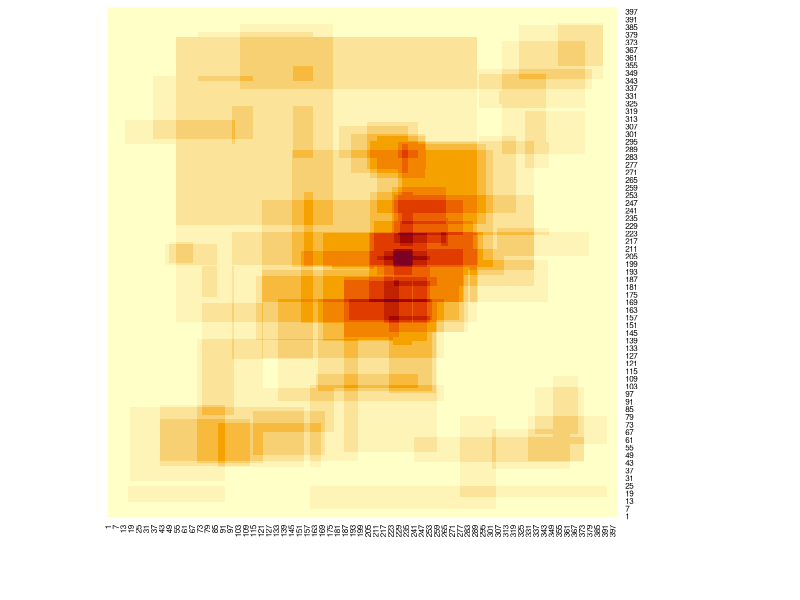

Reproduce this figure in R. (Note: this script raises an error after producing the figure.)
library(dplyr)
library(openxlsx)
library(gplots)
library(ggplot2)

answerstable <- read.csv(file = 'myapp/data/RQ1_corrected.csv', header=TRUE) #importiere das answers file
dfall <- answerstable %>% filter(QUES2SURV_METHOD == "classic" & ANS2SURV_ANSWERED == 1 & QUES_ID == 281)
scenarios <- as.data.frame(table(dfall$QUES_ID))
numberscenarios  <- nrow(scenarios)
for (anz in 1:numberscenarios) {
  actualscenario =as.vector(scenarios[anz,1])
  print (actualscenario)
  scentext <- (paste0("Scenario ", actualscenario))
  #print (actualscenario) 
  df <- answerstable %>% filter(QUES2SURV_METHOD == "classic" & ANS2SURV_ANSWERED == 1 & QUES_ID == actualscenario)# & ACC2SURV_ACCID == "22")
  #print (df)
  numberofanswers <- nrow(df)
  D <- as.data.frame(expand.grid(1:400,1:400))
  D <- cbind(D,0)
  names(D) <- c("x-Achse","y-Achse","Zähler")
  Overall.Scenario.Impact.Uncertainty <- sum(df$uncertaintyIPixel)
  Overall.Scenario.Occurrence.Uncertainty <- sum(df$uncertaintyOPixel)
  max.Scenario.Impact.Uncertainty <- max(df$uncertaintyIPixel)
  min.Scenario.Impact.Uncertainty <- min(df$uncertaintyIPixel)
  max.Scenario.Occurrence.Uncertainty <- max(df$uncertaintyOPixel)
  min.Scenario.Occurrence.Uncertainty <- min(df$uncertaintyOPixel)
  diffmaxmin.Scenario.Impact.Uncertainty <- max.Scenario.Impact.Uncertainty - min.Scenario.Impact.Uncertainty
  diffmaxmin.Scenario.Occurrence.Uncertainty <- max.Scenario.Occurrence.Uncertainty - min.Scenario.Occurrence.Uncertainty
  
  Overall.Scenario.Area.Uncertainty <- sum(df$uncertaintyAreaPixel)
  max.Scenario.Area.Uncertainty <- max(df$uncertaintyAreaPixel)
  min.Scenario.Area.Uncertainty <- min(df$uncertaintyAreaPixel)
  diffmaxmin.Scenario.Area.Uncertainty <- max.Scenario.Area.Uncertainty - min.Scenario.Area.Uncertainty
  #print (max.Scenario.Impact.Uncertainty)
  #print (min.Scenario.Impact.Uncertainty)
  #print (diffmaxmin.Scenario.Impact.Uncertainty)
  #print (max.Scenario.Occurrence.Uncertainty)
  #print (min.Scenario.Occurrence.Uncertainty)
  #print (diffmaxmin.Scenario.Occurrence.Uncertainty)
  #print (Overall.Scenario.Impact.Uncertainty)
  #print (Overall.Scenario.Occurrence.Uncertainty)
  #print(max.Scenario.Area.Uncertainty)
  #print(min.Scenario.Area.Uncertainty)
  #print (diffmaxmin.Scenario.Area.Uncertainty)
  sum.Occ <- 0
  sum.Imp <- 0
  sum.Area <- 0
  
  for (m in 1:numberofanswers){
    Uncertainty.Area <- df[m,"uncertaintyAreaPixel"]
    Uncertainty.AreaSwitched <- (log(1/Uncertainty.Area))
    #print (Uncertainty.Area)
    #Uncertainty.Impact <- df[m,"uncertaintyIPixel"]
    #Uncertainty.Occurrence <- df[m,"uncertaintyOPixel"]
    #distance.Occ <- (400-Uncertainty.Occurrence)  #Abstand zu maxWert Occourrence
    #distance.Imp <- (400-Uncertainty.Impact)  #Abstand zu maxWert Impact
    #distance.Area <- (max.Scenario.Area.Uncertainty-Uncertainty.Area)  #Abstand zu maxWert Impact
    #sum.Occ <- sum.Occ + distance.Occ
    #sum.Imp <- sum.Imp + distance.Imp
    sum.Area <- sum.Area + Uncertainty.AreaSwitched
  }  
  #print (sum.Imp)
  #print (sum.Occ)
  print (sum.Area)
  Uncertaintyweightall <- 0
for (i in 1:numberofanswers){
  #print (i)
  AccId <- df[i,"ACC2SURV_ACCID"]
  QuesId <- df[i,"QUES_ID"]
  UncertaintyI <- df[i,"uncertaintyIPixel"]
  UncertaintyO <- df[i,"uncertaintyOPixel"]
  UncertaintyAreaUser <- df[i,"uncertaintyAreaPixel"]
  Role <- df[i,"ACC2SURV_ROLE"]
  GroupId <- df[i,"ACC2SURV_GROUPID"]
  x.min <- df[i,"X1Pixel"]
  x.max <- df[i,"X2Pixel"]
  y.min <- df[i,"Y1Pixel"]
  y.max <- df[i,"Y2Pixel"]
  weightI <- UncertaintyI/sum.Imp
  weightO <- UncertaintyO/sum.Occ
  #distanceAreaUser <- (max.Scenario.Area.Uncertainty-UncertaintyAreaUser)
  Uncertaintyweight <- ((100/sum.Area)* (log( 1 / UncertaintyAreaUser))) # auch ohne log
  #print (UncertaintyAreaUser)
  #print (Uncertaintyweight)
  Uncertaintyweightall <- Uncertaintyweightall + Uncertaintyweight
  index <- which( D[,"x-Achse"] >= x.min & D[,"x-Achse"] <= x.max &
                    D[,"y-Achse"] >= y.min & D[,"y-Achse"] <= y.max)
  
  D[index,"Zähler"] <- D[index,"Zähler"] + (1 * Uncertaintyweight)
  #print (AccId)
  print (Uncertaintyweight)
  
}
  print (Uncertaintyweightall)
  #print (D)
  scenfile <- (paste0("myapp/files/4_heatmap/",scentext,"_transformed_new_weight.xlsx"))
  scenpic <- (paste0("myapp/pictures/17_heatmap_pixel_graphic/",scentext,"_heatmap_weight.bmp"))
  
  mat1 <- matrix(D$Zähler,ncol=400,nrow=400,byrow=TRUE)
  datahm <- as.matrix(mat1)  
  
  bmp(file=scenpic, width = 1000, height = 1000, units = 'px', res = 100)
  heatmap(datahm, Colv = NA, Rowv = NA, scale="none")
  dev.off()
  
  write.csv(D, paste0("myapp/files/4_heatmap/", scentext,"_transformed_new_weight.csv"), row.names=TRUE)
  write.xlsx(D,file = scenfile, rowNames=TRUE)
  
}
